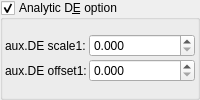
    <widget class="MyGroupBox" name="groupCheck_analyticDE_enabled">
     <property name="toolTip">
      <string>&lt;p&gt;Occasionally disable in Hybrid Mode. A few hybrid settings may work best with the analytic DE code disabled in this formula.&lt;/p&gt;</string>
     </property>
     <property name="title">
      <string>Analytic D&amp;E option</string>
     </property>
     <property name="checkable">
      <bool>true</bool>
     </property>
     <layout class="QVBoxLayout" name="verticalLayout_52">
      <property name="spacing">
       <number>2</number>
      </property>
      <property name="leftMargin">
       <number>2</number>
      </property>
      <property name="topMargin">
       <number>2</number>
      </property>
      <property name="rightMargin">
       <number>2</number>
      </property>
      <property name="bottomMargin">
       <number>2</number>
      </property>
      <item>
       <layout class="QGridLayout" name="gridLayout_27" columnstretch="0,0,1">
        <property name="spacing">
         <number>2</number>
        </property>
        <item row="2" column="1">
         <widget class="QLabel" name="label_177">
          <property name="text">
           <string>aux.DE offset1:</string>
          </property>
         </widget>
        </item>
        <item row="1" column="1">
         <widget class="QLabel" name="label_176">
          <property name="text">
           <string>aux.DE scale1:</string>
          </property>
         </widget>
        </item>
        <item row="2" column="2">
         <widget class="MyDoubleSpinBox" name="spinbox_analyticDE_offset_1">
          <property name="sizePolicy">
           <sizepolicy hsizetype="Minimum" vsizetype="Maximum">
            <horstretch>0</horstretch>
            <verstretch>0</verstretch>
           </sizepolicy>
          </property>
          <property name="prefix">
           <string/>
          </property>
          <property name="suffix">
           <string/>
          </property>
          <property name="decimals">
           <number>3</number>
          </property>
          <property name="minimum">
           <double>0.000000000000000</double>
          </property>
          <property name="maximum">
           <double>99.000000000000000</double>
          </property>
          <property name="singleStep">
           <double>0.100000000000000</double>
          </property>
         </widget>
        </item>
        <item row="1" column="2">
         <widget class="MyDoubleSpinBox" name="spinbox_analyticDE_scale_1">
          <property name="sizePolicy">
           <sizepolicy hsizetype="Minimum" vsizetype="Maximum">
            <horstretch>0</horstretch>
            <verstretch>0</verstretch>
           </sizepolicy>
          </property>
          <property name="prefix">
           <string/>
          </property>
          <property name="suffix">
           <string/>
          </property>
          <property name="decimals">
           <number>3</number>
          </property>
          <property name="minimum">
           <double>0.000000000000000</double>
          </property>
          <property name="maximum">
           <double>99.000000000000000</double>
          </property>
          <property name="singleStep">
           <double>0.100000000000000</double>
          </property>
         </widget>
        </item>
       </layout>
      </item>
     </layout>
    </widget>
